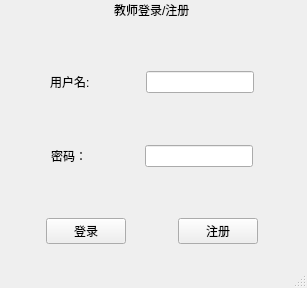
<?xml version="1.0" encoding="UTF-8"?>
<ui version="4.0">
 <class>teacher_login</class>
 <widget class="QMainWindow" name="teacher_login">
  <property name="geometry">
   <rect>
    <x>0</x>
    <y>0</y>
    <width>307</width>
    <height>288</height>
   </rect>
  </property>
  <property name="windowTitle">
   <string>微课堂——教师登陆注册</string>
  </property>
  <widget class="QWidget" name="centralwidget">
   <widget class="QWidget" name="layoutWidget">
    <property name="geometry">
     <rect>
      <x>0</x>
      <y>0</y>
      <width>304</width>
      <height>244</height>
     </rect>
    </property>
    <layout class="QVBoxLayout" name="verticalLayout">
     <item>
      <layout class="QHBoxLayout" name="horizontalLayout">
       <item>
        <spacer name="horizontalSpacer">
         <property name="orientation">
          <enum>Qt::Horizontal</enum>
         </property>
         <property name="sizeHint" stdset="0">
          <size>
           <width>40</width>
           <height>20</height>
          </size>
         </property>
        </spacer>
       </item>
       <item>
        <widget class="QLabel" name="label">
         <property name="text">
          <string>教师登录/注册</string>
         </property>
        </widget>
       </item>
       <item>
        <spacer name="horizontalSpacer_2">
         <property name="orientation">
          <enum>Qt::Horizontal</enum>
         </property>
         <property name="sizeHint" stdset="0">
          <size>
           <width>40</width>
           <height>20</height>
          </size>
         </property>
        </spacer>
       </item>
      </layout>
     </item>
     <item>
      <spacer name="verticalSpacer">
       <property name="orientation">
        <enum>Qt::Vertical</enum>
       </property>
       <property name="sizeHint" stdset="0">
        <size>
         <width>20</width>
         <height>40</height>
        </size>
       </property>
      </spacer>
     </item>
     <item>
      <layout class="QHBoxLayout" name="horizontalLayout_2">
       <item>
        <spacer name="horizontalSpacer_3">
         <property name="orientation">
          <enum>Qt::Horizontal</enum>
         </property>
         <property name="sizeHint" stdset="0">
          <size>
           <width>40</width>
           <height>20</height>
          </size>
         </property>
        </spacer>
       </item>
       <item>
        <widget class="QLabel" name="label_2">
         <property name="text">
          <string>用户名:</string>
         </property>
        </widget>
       </item>
       <item>
        <spacer name="horizontalSpacer_4">
         <property name="orientation">
          <enum>Qt::Horizontal</enum>
         </property>
         <property name="sizeHint" stdset="0">
          <size>
           <width>40</width>
           <height>20</height>
          </size>
         </property>
        </spacer>
       </item>
       <item>
        <widget class="QLineEdit" name="username"/>
       </item>
       <item>
        <spacer name="horizontalSpacer_5">
         <property name="orientation">
          <enum>Qt::Horizontal</enum>
         </property>
         <property name="sizeHint" stdset="0">
          <size>
           <width>40</width>
           <height>20</height>
          </size>
         </property>
        </spacer>
       </item>
      </layout>
     </item>
     <item>
      <spacer name="verticalSpacer_2">
       <property name="orientation">
        <enum>Qt::Vertical</enum>
       </property>
       <property name="sizeHint" stdset="0">
        <size>
         <width>20</width>
         <height>40</height>
        </size>
       </property>
      </spacer>
     </item>
     <item>
      <layout class="QHBoxLayout" name="horizontalLayout_3">
       <item>
        <spacer name="horizontalSpacer_6">
         <property name="orientation">
          <enum>Qt::Horizontal</enum>
         </property>
         <property name="sizeHint" stdset="0">
          <size>
           <width>40</width>
           <height>20</height>
          </size>
         </property>
        </spacer>
       </item>
       <item>
        <widget class="QLabel" name="label_3">
         <property name="text">
          <string>密码：</string>
         </property>
        </widget>
       </item>
       <item>
        <spacer name="horizontalSpacer_7">
         <property name="orientation">
          <enum>Qt::Horizontal</enum>
         </property>
         <property name="sizeHint" stdset="0">
          <size>
           <width>40</width>
           <height>20</height>
          </size>
         </property>
        </spacer>
       </item>
       <item>
        <widget class="QLineEdit" name="password"/>
       </item>
       <item>
        <spacer name="horizontalSpacer_8">
         <property name="orientation">
          <enum>Qt::Horizontal</enum>
         </property>
         <property name="sizeHint" stdset="0">
          <size>
           <width>40</width>
           <height>20</height>
          </size>
         </property>
        </spacer>
       </item>
      </layout>
     </item>
     <item>
      <spacer name="verticalSpacer_3">
       <property name="orientation">
        <enum>Qt::Vertical</enum>
       </property>
       <property name="sizeHint" stdset="0">
        <size>
         <width>20</width>
         <height>40</height>
        </size>
       </property>
      </spacer>
     </item>
     <item>
      <layout class="QHBoxLayout" name="horizontalLayout_4">
       <item>
        <spacer name="horizontalSpacer_9">
         <property name="orientation">
          <enum>Qt::Horizontal</enum>
         </property>
         <property name="sizeHint" stdset="0">
          <size>
           <width>40</width>
           <height>20</height>
          </size>
         </property>
        </spacer>
       </item>
       <item>
        <widget class="QPushButton" name="login">
         <property name="text">
          <string>登录</string>
         </property>
        </widget>
       </item>
       <item>
        <spacer name="horizontalSpacer_10">
         <property name="orientation">
          <enum>Qt::Horizontal</enum>
         </property>
         <property name="sizeHint" stdset="0">
          <size>
           <width>40</width>
           <height>20</height>
          </size>
         </property>
        </spacer>
       </item>
       <item>
        <widget class="QPushButton" name="register_2">
         <property name="text">
          <string>注册</string>
         </property>
        </widget>
       </item>
       <item>
        <spacer name="horizontalSpacer_11">
         <property name="orientation">
          <enum>Qt::Horizontal</enum>
         </property>
         <property name="sizeHint" stdset="0">
          <size>
           <width>40</width>
           <height>20</height>
          </size>
         </property>
        </spacer>
       </item>
      </layout>
     </item>
    </layout>
   </widget>
  </widget>
  <widget class="QMenuBar" name="menubar">
   <property name="geometry">
    <rect>
     <x>0</x>
     <y>0</y>
     <width>307</width>
     <height>18</height>
    </rect>
   </property>
  </widget>
  <widget class="QStatusBar" name="statusbar"/>
 </widget>
 <resources/>
 <connections/>
</ui>
